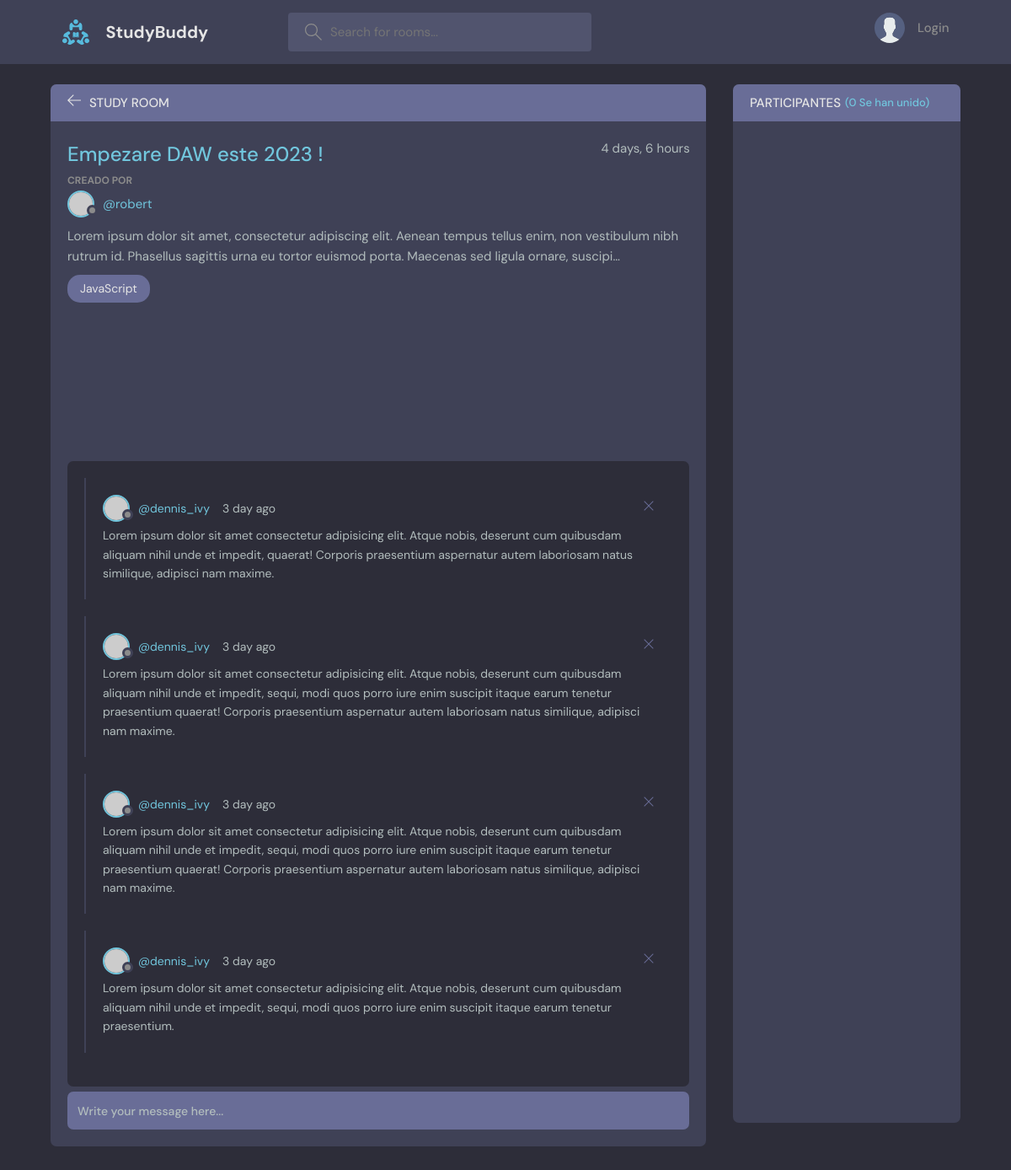
The app's page /room/2 with its own data.
### base/models.py (models this page shows, shortened)
class Habitacion(models.Model):
    host = models.ForeignKey(User, on_delete=models.SET_NULL, null=True)
    tema = models.ForeignKey(Tema, on_delete=models.SET_NULL, null=True)
    nombre = models.CharField(max_length=200)
    descripcion = models.TextField(null=True, blank=True)
    participantes = models.ManyToManyField(User, related_name="participantes", blank=True)
    updated = models.DateTimeField(auto_now=True)
    creado = models.DateTimeField(auto_now_add=True) #Este valor solo cambia cuando se INICIA UNA VEZ
    class Meta:
        ordering = ["-updated", "-creado"]

### base/views.py (the view)
# urls.py: path("room/<str:pk>", views.room, name="room"), ## <str:pki> el tipo de dato del parametro en este caso int y lo guardamos en la variable pki
def room(request, pk):
    room = Habitacion.objects.get(id=pk)
    mensajes = room.mensaje_set.all().order_by("-created") #_set.all() coge todos los comentarios
    participantes = room.participantes.all()
    if request.method == "POST":
        mensaje = Mensaje.objects.create(usuario=request.user, habitacion=room, body=request.POST.get("body"))
        room.participantes.add(request.user)
        return redirect("room", pk=room.id) #Redirecciona con su pk
    contexto = {"room": room, "mensajes": mensajes, "request": request, "participantes": participantes}
    return render(request, "room.html", contexto)

### templates/room.html (shortened to what this page needs)
{% extends "main.html" %}
  {% block content %}
    <main class="profile-page layout layout--2">
      <div class="container">
        <div class="room">
          <div class="room__top">
            <div class="room__topLeft">
              <a href="{{request.META.HTTP_REFERER}}">
                <svg version="1.1" xmlns="http://www.w3.org/2000/svg" width="32" height="32" viewBox="0 0 32 32">
                  <title>arrow-left</title>
                  <path
                    d="M13.723 2.286l-13.723 13.714 13.719 13.714 1.616-1.611-10.96-10.96h27.625v-2.286h-27.625l10.965-10.965-1.616-1.607z"
                  ></path>
                </svg>
              </a>
              <h3>Study Room</h3>
            </div>
          </div>
          <div class="room__box scroll">
            <div class="room__header scroll">
              <div class="room__info">
                <h3>{{room.nombre}}</h3>
                <span>{{room.creado|timesince}}</span>
              </div>
              <div class="room__hosted">
                <p>Creado Por</p>
                <a href="{% url 'perfil-usuario' room.host.id %}" class="room__author">
                  <div class="avatar avatar--small">
                    <img src="https://randomuser.me/api/portraits/men/37.jpg" />
                  </div>
                  <span>@{{room.host}}</span>
                </a>
              </div>
              <div class="room__details">
                {{room.descripcion|truncatechars:200}}
              </div>
              <span class="room__topics">JavaScript</span>
            </div>
            <div class="room__conversation">
              <div class="threads scroll">
                <div class="thread">
                  <div class="thread__top">
                    <div class="thread__author">
                      <a href="#" class="thread__authorInfo">
                        <div class="avatar avatar--small">
                          <img src="https://randomuser.me/api/portraits/men/37.jpg" />
                        </div>
                        <span>@dennis_ivy</span>
                      </a>
                      <span class="thread__date">3 day ago</span>
                    </div>
                    <div class="thread__delete">
                      <svg version="1.1" xmlns="http://www.w3.org/2000/svg" width="32" height="32" viewBox="0 0 32 32">
                        <title>remove</title>
                        <path
                          d="M27.314 6.019l-1.333-1.333-9.98 9.981-9.981-9.981-1.333 1.333 9.981 9.981-9.981 9.98 1.333 1.333 9.981-9.98 9.98 9.98 1.333-1.333-9.98-9.98 9.98-9.981z"
                        ></path>
                      </svg>
                    </div>
                  </div>
                  <div class="thread__details">
                    Lorem ipsum dolor sit amet consectetur adipisicing elit. Atque nobis, deserunt cum quibusdam aliquam
                    nihil unde et impedit, quaerat! Corporis praesentium aspernatur autem laboriosam natus similique,
                    adipisci nam maxime.
                  </div>
                </div>
                <div class="thread">
                  <div class="thread__top">
                    <div class="thread__author">
                      <a href="#" class="thread__authorInfo">
                        <div class="avatar avatar--small">
                          <img src="https://randomuser.me/api/portraits/men/37.jpg" />
                        </div>
                        <span>@dennis_ivy</span>
                      </a>
                      <span class="thread__date">3 day ago</span>
                    </div>
                    <div class="thread__delete">
                      <svg version="1.1" xmlns="http://www.w3.org/2000/svg" width="32" height="32" viewBox="0 0 32 32">
                        <title>remove</title>
                        <path
                          d="M27.314 6.019l-1.333-1.333-9.98 9.981-9.981-9.981-1.333 1.333 9.981 9.981-9.981 9.98 1.333 1.333 9.981-9.98 9.98 9.98 1.333-1.333-9.98-9.98 9.98-9.981z"
                        ></path>
                      </svg>
                    </div>
                  </div>
                  <div class="thread__details">
                    Lorem ipsum dolor sit amet consectetur adipisicing elit. Atque nobis, deserunt cum quibusdam aliquam
                    nihil unde et impedit, sequi, modi quos porro iure enim suscipit itaque earum tenetur praesentium
                    quaerat! Corporis praesentium aspernatur autem laboriosam natus similique, adipisci nam maxime.
                  </div>
                </div>
                <div class="thread">
                  <div class="thread__top">
                    <div class="thread__author">
                      <a href="#" class="thread__authorInfo">
                        <div class="avatar avatar--small">
                          <img src="https://randomuser.me/api/portraits/men/37.jpg" />
                        </div>
                        <span>@dennis_ivy</span>
                      </a>
                      <span class="thread__date">3 day ago</span>
                    </div>
                    <div class="thread__delete">
                      <svg version="1.1" xmlns="http://www.w3.org/2000/svg" width="32" height="32" viewBox="0 0 32 32">
                        <title>remove</title>
                        <path
                          d="M27.314 6.019l-1.333-1.333-9.98 9.981-9.981-9.981-1.333 1.333 9.981 9.981-9.981 9.98 1.333 1.333 9.981-9.98 9.98 9.98 1.333-1.333-9.98-9.98 9.98-9.981z"
                        ></path>
                      </svg>
                    </div>
                  </div>
                  <div class="thread__details">
                    Lorem ipsum dolor sit amet consectetur adipisicing elit. Atque nobis, deserunt cum quibusdam aliquam
                    nihil unde et impedit, sequi, modi quos porro iure enim suscipit itaque earum tenetur praesentium
                    quaerat! Corporis praesentium aspernatur autem laboriosam natus similique, adipisci nam maxime.
                  </div>
                </div>
                <div class="thread">
                  <div class="thread__top">
                    <div class="thread__author">
                      <a href="#" class="thread__authorInfo">
                        <div class="avatar avatar--small">
                          <img src="https://randomuser.me/api/portraits/men/37.jpg" />
                        </div>
                        <span>@dennis_ivy</span>
                      </a>
                      <span class="thread__date">3 day ago</span>
                    </div>
                    <div class="thread__delete">
                      <svg version="1.1" xmlns="http://www.w3.org/2000/svg" width="32" height="32" viewBox="0 0 32 32">
                        <title>remove</title>
                        <path
                          d="M27.314 6.019l-1.333-1.333-9.98 9.981-9.981-9.981-1.333 1.333 9.981 9.981-9.981 9.98 1.333 1.333 9.981-9.98 9.98 9.98 1.333-1.333-9.98-9.98 9.98-9.981z"
                        ></path>
                      </svg>
                    </div>
                  </div>
                  <div class="thread__details">
                    Lorem ipsum dolor sit amet consectetur adipisicing elit. Atque nobis, deserunt cum quibusdam aliquam
                    nihil unde et impedit, sequi, modi quos porro iure enim suscipit itaque earum tenetur praesentium.
                  </div>
                </div>
              </div>
            </div>
          </div>
          <div class="room__message">
            <form action="#"><input name="" placeholder="Write your message here..." /></form>
          </div>
        </div>
        <div class="participants">
          <h3 class="participants__top">Participantes <span>({{participantes.count}} Se han unido)</span></h3>
          <div class="participants__list scroll">
          </div>
        </div>
      </div>
    </main>
{% endblock content %}

### records on screen
Habitacion: nombre "Empezare DAW este 2023 !", creado "4 days, 6 hours", host "robert", descripcion "Lorem ipsum dolor sit amet, consectetur adipiscing elit. Aenean tempus tellus enim, non vestibulum nibh rutrum id. Phasellus sagittis urna eu tortor euismod porta. Maecenas sed ligula ornare, suscipi…"

### other values on screen
{{ participantes.count }} "0"
